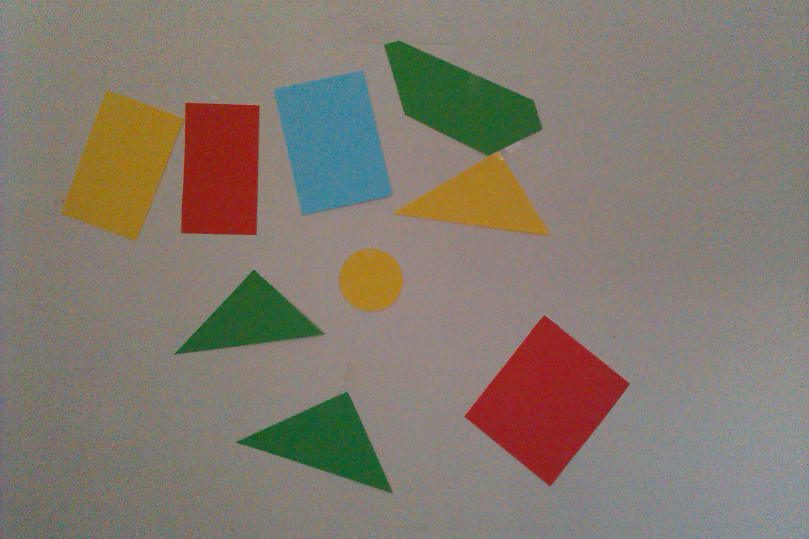
#> input picture temp/ZPI/test_images/IMG1.JPG, 809 x 539 px
$ python -i CornerDetector.py   (imports and definitions only)   (Python 2 division)   (older library calls are emulated)
#> lines starting #> are read from the running program, lines starting #| are printed output that depends on the picture; after the words box and inside, x2 and y2 are one past the last pixel; in counts of white or black regions, pixels touching at a corner belong together
#> further down, picture is the input picture: shape (539, 809, 3); mean B, G, R 110.6, 121.8, 130.6
import cv2
import numpy as np
from matplotlib import pyplot as plt


def harrisDetection(imgToScan, blockSize=2, ksize=3, k=0.04):
#> called with blockSize = 2, ksize = 3, k = 0.04
    gray = cv2.cvtColor(imgToScan,cv2.COLOR_BGR2GRAY)
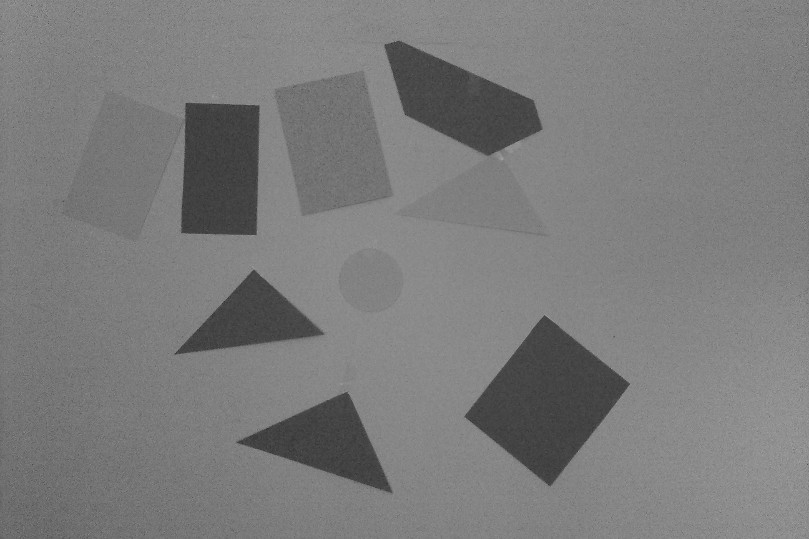
#> gray: shape (539, 809); min 48, max 166, mean 123.1

    gray = np.float32(gray)
    dst = cv2.cornerHarris(gray, blockSize, ksize, k)
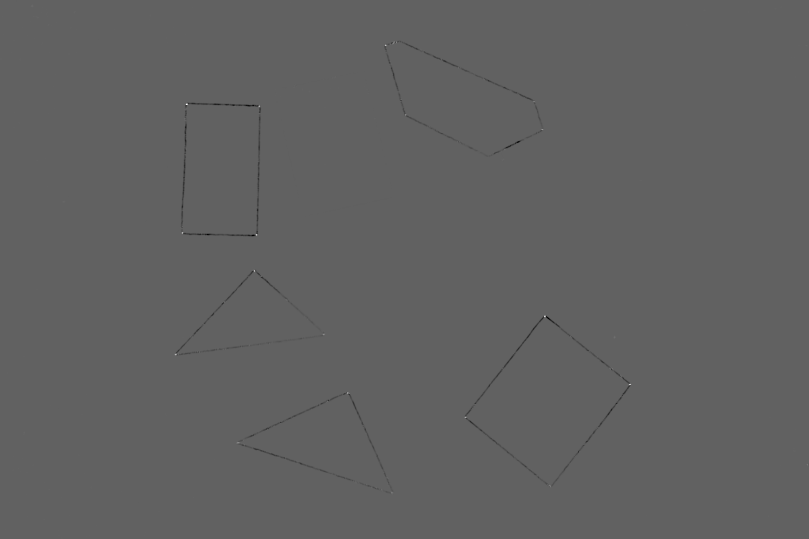
#> dst: shape (539, 809) float32; min -916187.6, max 1487655, mean -1392.4; drawn with min black and max white

    #result is dilated for marking the corners, not important
    dst = cv2.dilate(dst,None)
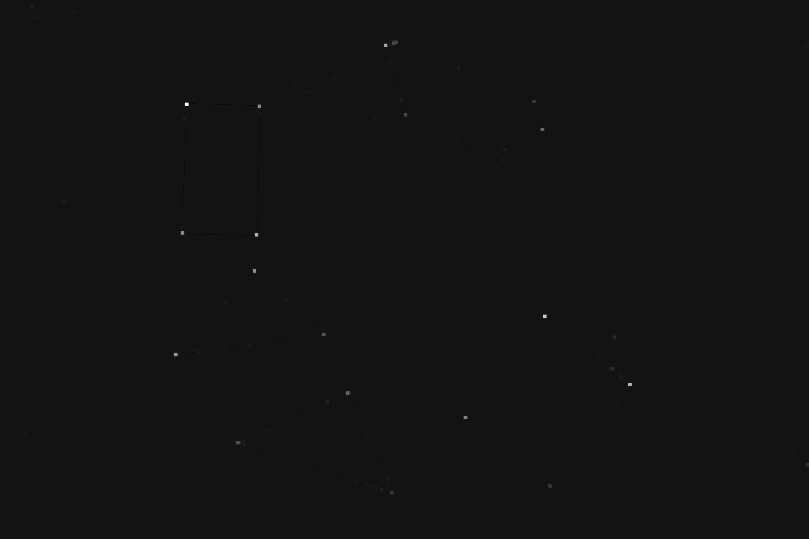
#> dst: shape (539, 809) float32; min -119931.8, max 1487655, mean 885.2; drawn with min black and max white

    # Threshold for an optimal value, it may vary depending on the image.
    imgToScan[dst>0.01*dst.max()]=[0,0,255]
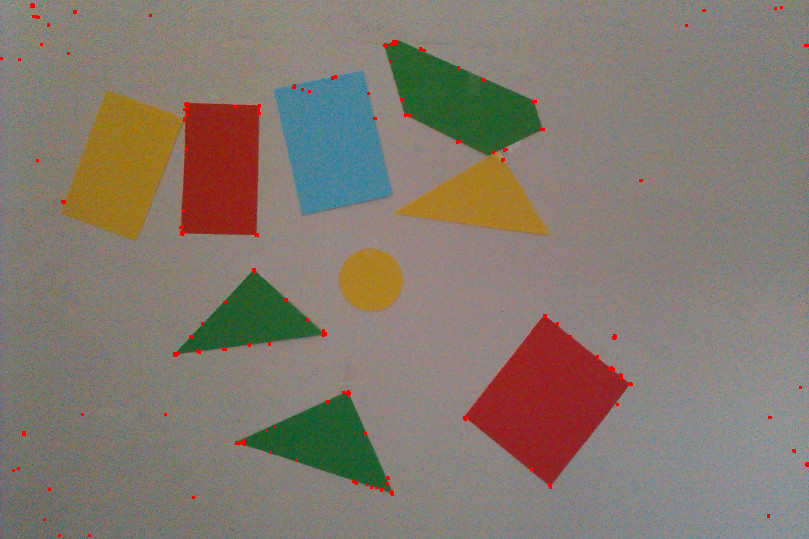
#> imgToScan: shape (539, 809, 3); 0.36% of pixels changed, all inside (x1, y1, x2, y2) = (0, 3, 809, 537)

    cv2.imshow('Harris Detection',imgToScan)
    cv2.waitKey(1)

# [56 lines left out: functions shiTomasiDetection, siftDetection, fastDetection, not called in this run]

>>> import cv2
>>> picture = cv2.imread('../test_images/IMG1.JPG')
>>> result = harrisDetection(picture)
